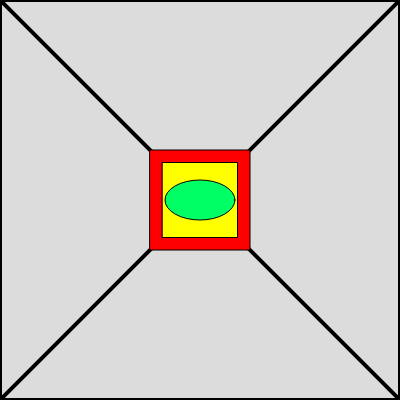
Frame 1 (no input)
Frame 60 (no input): identical to frame 1, image omitted
Frame 120 (the mouse pressed at the canvas centre since frame 60): identical to frame 1, image omitted

The p5.js sketch that drew this single still picture (run headless with seeded random() and noise() and a simulated clock; from frame 60 on, the mouse is pressed at the canvas centre):

// p5.js sketch
// ── sketch.js
/// <reference path="./ref/p5.d.ts" />

function setup() {
  createCanvas(400, 400);
  rectMode(CENTER);
}

function draw() {
  background(220);
  strokeWeight(4);
  stroke(0);
  line(0,0,400,400);
  line(0,400,400,0);
  line(0,0,400,0);
  line(0,0,0,400);
  line(400,400,0,400);
  line(400,400,400,0);
  strokeWeight(1);
  fill(255,0,0);
  rect(200,200,100,100);
  fill(255,255,0);
  rect(width/2,height/2,75,75);
  fill(0,255,100);
  ellipse(width/2,height/2,70,40);
}
